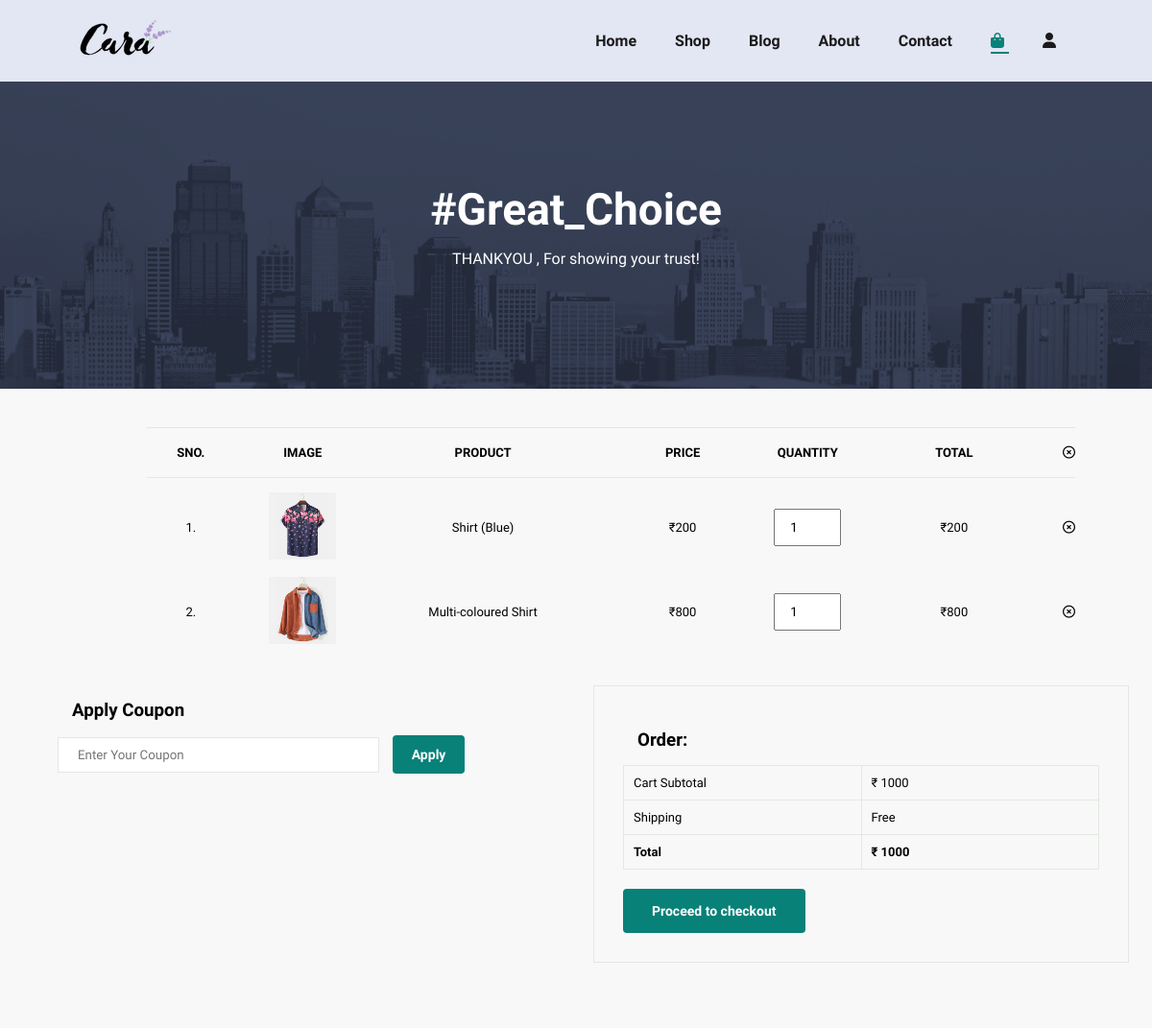
Page /cart.php (upper part) on the earlier database version.
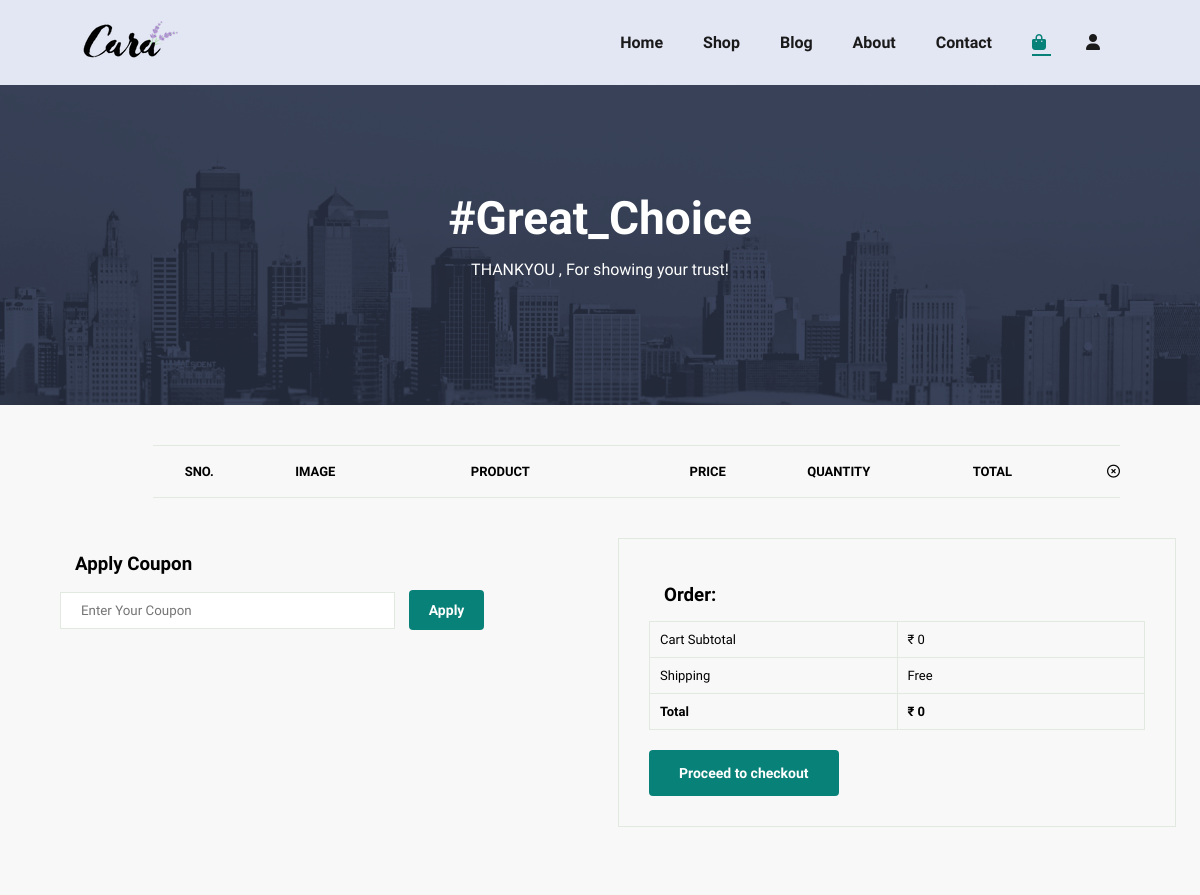
Same page on the later database version.
### tables this page shows
CREATE TABLE `cart` (
  `id` int(11) NOT NULL,
  `image` text NOT NULL,
  `name` varchar(30) NOT NULL,
  `price` int(20) NOT NULL,
  `qty` int(20) NOT NULL,
  `total` int(20) NOT NULL
);

### cart.php (the view, shortened to what this page needs)
<?php include("connection.php");
?>
<!DOCTYPE html>
<html lang="en">
<head>
    <link rel="stylesheet" href="https://pro.fontawesome.com/releases/v5.10.0/css/all.css" />
    <link rel="stylesheet" href="https://cdnjs.cloudflare.com/ajax/libs/font-awesome/6.4.0/css/all.min.css">
    <link rel="stylesheet" href="style.css">
</head>
<body>
    <section id="header">
        <a href="#"><img src="img/brandd.png" class="logo" alt=""></a>
        <div>
            <ul id="navbar">
                <li><a href="index.php">Home</a></li>
                <li><a href="shop.php">Shop</a></li>
                <li><a href="blog.php">Blog</a></li>
                <li><a href="about.php">About</a></li>
                <li><a href="contact.php">Contact</a></li>
                <li id="lg-bag"><a class="active" href="cart.php"><i class="fas fa-shopping-bag"></i></a></li>
                <?php
                if (empty($username)) {
                ?>
                    <li id="lg-bag"><a href="login.php"><i class="fa-solid fa-user"></i></a></li><?php
                                                                                                }
                ?>
            </ul>
        </div>
    </section>
    <section id="page-header" class="about--header">
        <h2>#Great_Choice</h2>
        <p>THANKYOU , For showing your trust!</p>
    </section>
    <section id="cart" class="section-p1">
        <table width="100%">
            <thead>
                <tr>
                    <td>SNo.</td>
                    <td>Image</td>
                    <td>Product</td>
                    <td>Price</td>
                    <td>Quantity</td>
                    <td>Total</td>
                    <td><i class="far fa-times-circle"></i></td>
                </tr>
            </thead>
            <tbody>
                    <?php
                    $sn=1;
                    $tt=0;
                    $sql = mysqli_query($conn, "SELECT * FROM cart");
                    while ($row = mysqli_fetch_assoc($sql)) {
                        $id = $row['id'];
                        $image = $row['image'];
                        $name = $row['name'];
                        $price = $row['price'];
                        $amt = $row['total'];
                        $qty = $row['qty'];
                        $amtt=$qty*$amt;
                        ?>
                          <tr>
                        <td><?php echo $sn.".";?></td>
                        <td><img src="img/dynamic_image/<?php echo $image;?>"></td>
                        <td><?php echo $name;?></td>
                        <td><?php echo "₹".$price;?></td>
                        <td><form method="post"><input type="number" name="qty" min="0" value="1" ></form></td>
                        <td><?php echo "₹".$amtt;?></td>
                        <td><a href="cart_d.php?id=<?php echo $id?>"><i class="far fa-times-circle" style="color:black"></i></a></td>
                          </tr>
                    <?php
                    $sn++;
                    $tt+=$amt;
                    }
                    ?>
            </tbody>
        </table>
    </section>
    <section id="cart-add">
        <div id="coupon">
            <h3>Apply Coupon</h3>
            <div>
                <input type="text" placeholder="Enter Your Coupon">
                <button class="normal">Apply</button>
            </div>
        </div>
        <div id="subtotal">
            <h3>Order:</h3>
            <table>
                <tr>
                    <td>Cart Subtotal</td>
                    <td><?php echo "₹"." ".$tt;?></td>
                </tr>
                <tr>
                    <td>Shipping</td>
                    <td>Free</td>
                </tr>
                <tr>
                    <td><strong>Total</strong></td>
                    <td><strong><?php echo "₹"." ".$tt;?></strong></td>
                </tr>
            </table>
            <form method="post">
                <input class="yy" name="pay" type="submit" value="Proceed to checkout"></input>
            </form>
        </div>
    </section>
</body>
</html>

Differences in the rows shown:
removed cart: image (picture), name "Shirt (Blue)", price "200", total "200"
removed cart: image (picture), name "Multi-coloured Shirt", price "800", total "800"
Other differences:
$tt: "1000" → "0"
